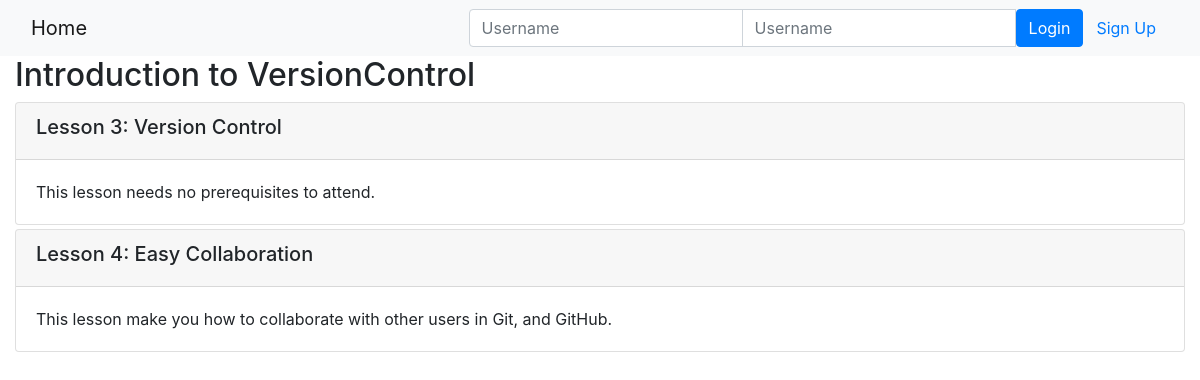
/1/, run on the app's committed database.
### onlinecourse/models.py (models this page shows, shortened)
class Course(models.Model):
    name = models.CharField(null=False, max_length=30, default='online course')
    image = models.ImageField(upload_to='course_images/')
    description = models.CharField(max_length=1000)
    pub_date = models.DateField(null=True)
    instructors = models.ManyToManyField(Instructor)
    users = models.ManyToManyField(settings.AUTH_USER_MODEL, through='Enrollment')
    total_enrollment = models.IntegerField(default=0)
    is_enrolled = False

class Lesson(models.Model):
    title = models.CharField(max_length=200, default="title")
    order = models.IntegerField(default=0)
    course = models.ForeignKey(Course, on_delete=models.CASCADE)
    content = models.TextField()

### onlinecourse/views.py (the view)
# urls.py: path('<int:pk>/', views.CourseDetailView.as_view(), name='course_details'),
class CourseDetailView(generic.DetailView):
    model = Course
    template_name = 'onlinecourse/course_detail_bootstrap.html'

### onlinecourse/templates/onlinecourse/course_detail_bootstrap.html (shortened to what this page needs)
<!DOCTYPE html>
<html lang="en">
<head>
     {% load static %}
    <link rel="stylesheet" href="https://maxcdn.bootstrapcdn.com/bootstrap/4.5.2/css/bootstrap.min.css">
</head>
<body>
    <nav class="navbar navbar-light bg-light">
        <div class="container-fluid">
            <div class="navbar-header">
                  <a class="navbar-brand" href="{% url 'onlinecourse:index' %}">Home</a>
            </div>
            <ul class="nav navbar-nav navbar-right">
                {% if user.is_authenticated %}
                <li>
                    <a class="btn btn-link" href="#">{{ user.first_name }}({{ user.username }})</a>
                    <a class="btn btn-link" href="{% url 'onlinecourse:logout' %}">Logout</a>
                </li>
                {% else %}
                <li>
                    <form class="form-inline" action="{% url 'onlinecourse:login' %}" method="post">
                        <div class="input-group">
                            <input type="text" class="form-control" placeholder="Username" name="username" >
                            <input type="password" class="form-control" placeholder="Username" name="psw" >
                            <button class="btn btn-primary" type="submit">Login</button>
                            <a class="btn btn-link" href="{% url 'onlinecourse:registration' %}">Sign Up</a>
                        </div>
                    </form>
                </li>
                {% endif %}
            </ul>
        </div>
    </nav>
    <div class="container-fluid">
            <h2>{{ course.name }}</h2>
            <div class="card-columns-vertical">
                {% for lesson in course.lesson_set.all %}
                    <div class="card mt-1">
                        <div class="card-header"><h5>Lesson {{lesson.order|add:1}}: {{lesson.title}}</h5></div>
                        <div class="card-body">{{lesson.content}}</div>
                    </div>
                {% endfor %}
            </div>
</body>
</html>

### data on the page
Course: name "Introduction to VersionControl"
Lesson: order|add "3", title "Version Control", content "This lesson needs no prerequisites to attend."
Lesson: order|add "4", title "Easy Collaboration", content "This lesson make you how to collaborate with other users in Git, and GitHub."
